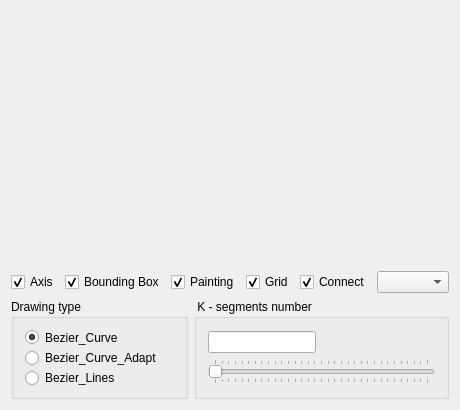
<?xml version="1.0" encoding="UTF-8"?>
<ui version="4.0">
 <class>MainWindow</class>
 <widget class="QMainWindow" name="MainWindow">
  <property name="geometry">
   <rect>
    <x>0</x>
    <y>0</y>
    <width>451</width>
    <height>410</height>
   </rect>
  </property>
  <property name="windowTitle">
   <string>MainWindow</string>
  </property>
  <widget class="QWidget" name="centralWidget">
   <layout class="QGridLayout" name="gridLayout_2">
    <item row="0" column="1">
     <layout class="QGridLayout" name="gridLayout">
      <item row="1" column="2">
       <widget class="QComboBox" name="bptComboBox"/>
      </item>
      <item row="0" column="0" colspan="3">
       <widget class="TeapotWidget" name="teapotWidget" native="true">
        <property name="minimumSize">
         <size>
          <width>0</width>
          <height>0</height>
         </size>
        </property>
       </widget>
      </item>
      <item row="1" column="0" colspan="2">
       <layout class="QHBoxLayout" name="horizontalLayout_2">
        <item alignment="Qt::AlignLeft">
         <widget class="QCheckBox" name="axisCheckBox">
          <property name="text">
           <string>Axis</string>
          </property>
          <property name="checked">
           <bool>true</bool>
          </property>
         </widget>
        </item>
        <item alignment="Qt::AlignLeft">
         <widget class="QCheckBox" name="boundingCheckBox">
          <property name="text">
           <string>Bounding Box</string>
          </property>
          <property name="checked">
           <bool>true</bool>
          </property>
         </widget>
        </item>
        <item>
         <widget class="QCheckBox" name="paintingCheckBox">
          <property name="text">
           <string>Painting</string>
          </property>
          <property name="checked">
           <bool>true</bool>
          </property>
         </widget>
        </item>
        <item>
         <widget class="QCheckBox" name="gridCheckBox">
          <property name="text">
           <string>Grid</string>
          </property>
          <property name="checked">
           <bool>true</bool>
          </property>
         </widget>
        </item>
        <item>
         <widget class="QCheckBox" name="connectCheckBox">
          <property name="text">
           <string>Connect</string>
          </property>
          <property name="checked">
           <bool>true</bool>
          </property>
         </widget>
        </item>
       </layout>
      </item>
      <item row="2" column="0">
       <widget class="QGroupBox" name="groupBox">
        <property name="maximumSize">
         <size>
          <width>16777215</width>
          <height>100</height>
         </size>
        </property>
        <property name="title">
         <string>Drawing type</string>
        </property>
        <layout class="QHBoxLayout" name="horizontalLayout_3">
         <item>
          <layout class="QVBoxLayout" name="verticalLayout">
           <item>
            <widget class="QRadioButton" name="bezierCurveRadioButton">
             <property name="text">
              <string>Bezier_Curve</string>
             </property>
             <property name="checked">
              <bool>true</bool>
             </property>
            </widget>
           </item>
           <item>
            <widget class="QRadioButton" name="bezierCurveAdaptRadioButton">
             <property name="text">
              <string>Bezier_Curve_Adapt</string>
             </property>
            </widget>
           </item>
           <item>
            <widget class="QRadioButton" name="bezierLinesRadioButton">
             <property name="text">
              <string>Bezier_Lines</string>
             </property>
            </widget>
           </item>
          </layout>
         </item>
        </layout>
       </widget>
      </item>
      <item row="2" column="1" colspan="2">
       <widget class="QGroupBox" name="groupBox_2">
        <property name="maximumSize">
         <size>
          <width>16777215</width>
          <height>100</height>
         </size>
        </property>
        <property name="title">
         <string> K - segments number</string>
        </property>
        <layout class="QGridLayout" name="gridLayout_4">
         <item row="0" column="0">
          <layout class="QGridLayout" name="gridLayout_3">
           <item row="0" column="0" alignment="Qt::AlignLeft">
            <widget class="QLineEdit" name="KlineEdit">
             <property name="readOnly">
              <bool>true</bool>
             </property>
            </widget>
           </item>
           <item row="1" column="0">
            <widget class="QSlider" name="KhorizontalSlider">
             <property name="maximum">
              <number>32</number>
             </property>
             <property name="orientation">
              <enum>Qt::Horizontal</enum>
             </property>
             <property name="tickPosition">
              <enum>QSlider::TicksBothSides</enum>
             </property>
             <property name="tickInterval">
              <number>1</number>
             </property>
            </widget>
           </item>
          </layout>
         </item>
        </layout>
       </widget>
      </item>
     </layout>
    </item>
   </layout>
  </widget>
 </widget>
 <layoutdefault spacing="6" margin="11"/>
 <customwidgets>
  <customwidget>
   <class>TeapotWidget</class>
   <extends>QWidget</extends>
   <header location="global">teapotwidget.h</header>
   <container>1</container>
  </customwidget>
 </customwidgets>
 <resources/>
 <connections/>
</ui>
